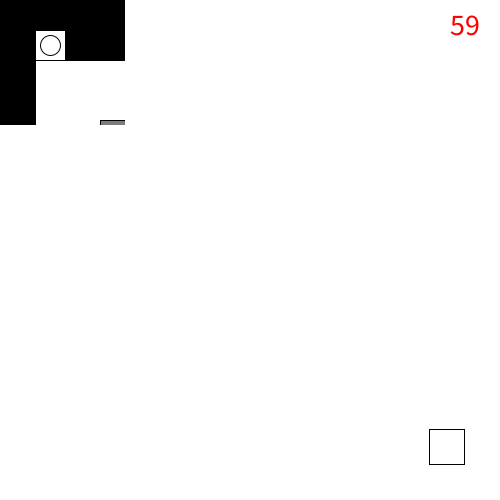
Frame 1 (no input)
Frame 60 (the mouse pressed at the canvas centre just before this capture): identical to frame 1, image omitted
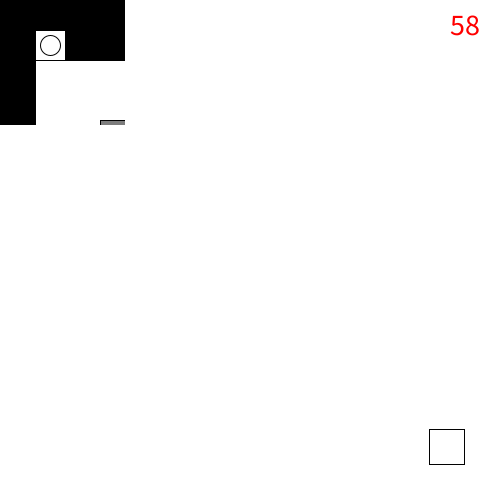
Frame 120 (the mouse held since frame 60 and released just before this capture)

The Processing sketch that drew these frames (run headless with seeded random() and noise(); from frame 60 on, the mouse is pressed at the canvas centre):

// Processing sketch: emily_luke_peter
// ── emily_luke_peter.pde
int time = 3600;
int mpx = 50;
int mpy = 45;
boolean fail = false;
boolean timeroff = false;
int x = 250;
int y = 250;
int direction = 1;

void setup(){
  size(500, 500);
}

void draw(){
  frameRate(60);
  background(0);
  
  //Movement of main character
  if (fail == false){
    if (keyPressed){
      if (key == 'w'){
        mpy -= 2;
      }
      else if (key == 'a'){
        mpx -= 2;
      }
      else if (key == 'd'){
        mpx += 2;
      }
      else if (key == 's'){
        mpy += 2;
      }
    }
  }
  
  
  //Area in which character can move
  stroke(1);
  fill(255);
  rect(width/14.285,height/16.667,width/16.667,height/10);
  rect(width/14.286,height/8.333,width/1.1628,height/1.235);
  
  
  //Obstacles
  fill(125,125,125);
  rect(width/5,height/4.1667,width/1.667,height/16.667);
  quad(width/3.571,height/2.703,width/1.471,height/2.703,width/1.25,height/2.174,width/6.667,height/2.174);
  triangle(width/1.351,height/2.083,width/1.163,height/1.724,width/1.471,height/1.786);
  triangle(width/5.556,height/3.2258,width/5,height/3.0303,width/5.882,height/3.0303);
  ellipse(width/1.613,height/1.786,width/25,height/25);
  rect(width/8.333,height/1.724,width/11.111,height/11.111);
  rect(width/3.333,height/1.512,width/2.632,height/10);
  rect(width/4.1667,height/1.282,width/9.091,height/14.286);
  rect(width/1.1628,height/1.1628 - 15, width/14.286, 15);
  
  //Movement of enemies
  if (fail == false){
    noStroke();
    fill(0);
    x += direction; //direction of the ball/make the ball move
    if (x == 475 || x == 25){//conditions
      direction *= -1;//make the ball bounce left, +1 = bounce right
    }
  
    y += direction; //direction of the ball/make the ball move
    if (y == 465 || y == 60){//conditions
      direction *= -1;//make the ball bounce left, +1 = bounce righ
    }
  }
  
  //Enemies
  ellipse(x,440,10,10);
  ellipse(y,80,10,10);
  
  
  //Limited vision 
  fill(255);
  float hx = width*0.25;
  float hy = height*0.25;
  if (fail == false){
    noStroke();
    if (mpx >= width*0.25 || mpy >= height*0.25)
      rect (0,0,width*0.25,height*0.25);
    if (mpx < width*0.25 || mpx >= width*0.5 || mpy >= height*0.25)
      rect (width*0.25,0,hx,hy);
    if (mpx < width*0.5 || mpx >= width*0.75|| mpy >= height*0.25)
      rect (width*0.5,0,hx,hy);
    if (mpx < width*0.75 || mpx >= width|| mpy >= height*0.25)
      rect (width*0.75,0,hx,hy);
    if (mpx < width*0.75 || mpx >= width|| mpy < height*0.25 || mpy >= height*0.5)
      rect (width*0.75,height*0.25,hx,hy);
    if (mpx < width*0.75 || mpx >= width|| mpy < height*0.5 || mpy >= height*0.75)
      rect (width*0.75,height*0.5,hx,hy);
    if (mpx < width*0.75 || mpx >= width|| mpy < height*0.75 || mpy >= height)
      rect (width*0.75,height*0.75,hx,hy);
    if (mpx < width*0.5 || mpx >= width*0.75|| mpy < height*0.25 || mpy >= height*0.5)
      rect (width*0.5,height*0.25,hx,hy);
    if (mpx < width*0.5 || mpx >= width*0.75|| mpy < height*0.5 || mpy >= height*0.75)
      rect (width*0.5,height*0.5,hx,hy);
    if (mpx < width*0.5 || mpx >= width*0.75|| mpy < height*0.75 || mpy >= height)
      rect (width*0.5,height*0.75,hx,hy);
    if (mpx < width*0.25 || mpx >= width*0.5|| mpy < height*0.25 || mpy >= height*0.5)
      rect (width*0.25,height*0.25,hx,hy);
    if (mpx < width*0.25 || mpx >= width*0.5|| mpy < height*0.5 || mpy >= height*0.75)
      rect (width*0.25,height*0.5,hx,hy);
    if (mpx < width*0.25 || mpx >= width*0.5|| mpy < height*0.75 || mpy >= height)
      rect (width*0.25,height*0.75,hx,hy);
    if (mpx >= width*0.25|| mpy < height*0.25 || mpy >= height*0.5)
      rect (0,height*0.25,hx,hy);
    if (mpx >= width*0.25|| mpy < height*0.5 || mpy >= height*0.75)
      rect (0,height*0.5,hx,hy);
    if (mpx >= width*0.25|| mpy < height*0.75 || mpy >= height)
      rect (0,height*0.75,hx,hy);
  }
  stroke(1);
  
  
  //Resetting the main character
  if (get(mpx + 12,mpy) != get(mpx - 12, mpy) || get(mpx, mpy + 12) != get(mpx, mpy - 12) || get(mpx + 6, mpy + 6) != get(mpx - 6, mpy - 6) || get(mpx - 6, mpy + 6) != get(mpx + 6, mpy - 6)){
    mpx = 50;
    mpy = 45;
  }
  
  //Timer
  time -= 1;
  if (fail == false){
    if(time <= 3600 && time >= 1){
      fill(255,0,0);
      textSize(30);
      text(time/60,450,35);
    }
    else{
      fail = true;
      timeroff = true;
    }
  }
  if (timeroff == true){
    textSize(100);
    fill(227,31,21);
    text("FAIL",170,275);
  }
  
  //printing complete once the main character reaches the end
  if( mpx > 430 && mpy > 430 && mpx < 465 && mpy < 465){
    textSize(100);
    fill(228,234,64);
    text("COMPLETE",25,280);
    fail = true;
  }
  
  fill(255);
  
  //End zone
  rect(width/1.1628,height/1.1628,width/14.286,height/14.286);

  //Main character
  ellipse(mpx,mpy,width/25,height/25);//character
}
